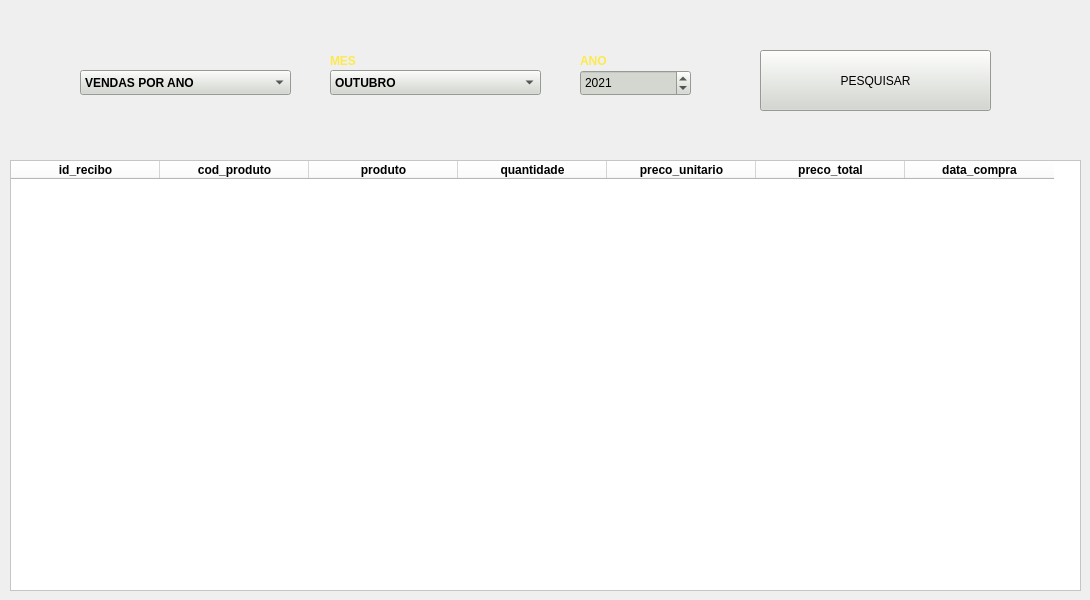
    <widget class="QWidget" name="tab">
     <attribute name="title">
      <string>RELATORIO DE VENDA</string>
     </attribute>
     <widget class="QTableWidget" name="tableWidget_3">
      <property name="geometry">
       <rect>
        <x>10</x>
        <y>160</y>
        <width>1071</width>
        <height>431</height>
       </rect>
      </property>
      <property name="styleSheet">
       <string notr="true">background-color: rgb(255, 255, 255);</string>
      </property>
      <property name="autoScrollMargin">
       <number>20</number>
      </property>
      <attribute name="horizontalHeaderDefaultSectionSize">
       <number>264</number>
      </attribute>
      <column>
       <property name="text">
        <string>fatura_id</string>
       </property>
       <property name="font">
        <font>
         <weight>75</weight>
         <bold>true</bold>
        </font>
       </property>
       <property name="background">
        <color>
         <red>136</red>
         <green>138</green>
         <blue>133</blue>
        </color>
       </property>
       <property name="foreground">
        <brush brushstyle="NoBrush">
         <color alpha="255">
          <red>252</red>
          <green>233</green>
          <blue>79</blue>
         </color>
        </brush>
       </property>
      </column>
      <column>
       <property name="text">
        <string>data</string>
       </property>
       <property name="font">
        <font>
         <weight>75</weight>
         <bold>true</bold>
        </font>
       </property>
       <property name="background">
        <color>
         <red>136</red>
         <green>138</green>
         <blue>133</blue>
        </color>
       </property>
       <property name="foreground">
        <brush brushstyle="NoBrush">
         <color alpha="255">
          <red>252</red>
          <green>233</green>
          <blue>79</blue>
         </color>
        </brush>
       </property>
      </column>
      <column>
       <property name="text">
        <string>forma_pagamento</string>
       </property>
       <property name="font">
        <font>
         <weight>75</weight>
         <bold>true</bold>
        </font>
       </property>
       <property name="background">
        <color>
         <red>136</red>
         <green>138</green>
         <blue>133</blue>
        </color>
       </property>
       <property name="foreground">
        <brush brushstyle="NoBrush">
         <color alpha="255">
          <red>252</red>
          <green>233</green>
          <blue>79</blue>
         </color>
        </brush>
       </property>
      </column>
      <column>
       <property name="text">
        <string>venda_total</string>
       </property>
       <property name="font">
        <font>
         <weight>75</weight>
         <bold>true</bold>
        </font>
       </property>
       <property name="background">
        <color>
         <red>136</red>
         <green>138</green>
         <blue>133</blue>
        </color>
       </property>
       <property name="foreground">
        <brush brushstyle="NoBrush">
         <color alpha="255">
          <red>252</red>
          <green>233</green>
          <blue>79</blue>
         </color>
        </brush>
       </property>
      </column>
     </widget>
     <widget class="QPushButton" name="btPesquisa">
      <property name="geometry">
       <rect>
        <x>760</x>
        <y>50</y>
        <width>231</width>
        <height>61</height>
       </rect>
      </property>
      <property name="styleSheet">
       <string notr="true">background-color: rgb(211, 215, 207);</string>
      </property>
      <property name="text">
       <string>PESQUISAR</string>
      </property>
     </widget>
     <widget class="QComboBox" name="selectVenda">
      <property name="geometry">
       <rect>
        <x>80</x>
        <y>70</y>
        <width>211</width>
        <height>25</height>
       </rect>
      </property>
      <property name="font">
       <font>
        <weight>75</weight>
        <bold>true</bold>
       </font>
      </property>
      <property name="styleSheet">
       <string notr="true">background-color: rgb(211, 215, 207);</string>
      </property>
      <item>
       <property name="text">
        <string>VENDAS POR ANO</string>
       </property>
      </item>
      <item>
       <property name="text">
        <string>VENDAS POR MES</string>
       </property>
      </item>
     </widget>
     <widget class="QComboBox" name="mesRelatorio">
      <property name="geometry">
       <rect>
        <x>330</x>
        <y>70</y>
        <width>211</width>
        <height>25</height>
       </rect>
      </property>
      <property name="font">
       <font>
        <weight>75</weight>
        <bold>true</bold>
        <underline>false</underline>
        <strikeout>false</strikeout>
       </font>
      </property>
      <property name="mouseTracking">
       <bool>false</bool>
      </property>
      <property name="acceptDrops">
       <bool>false</bool>
      </property>
      <property name="statusTip">
       <string/>
      </property>
      <property name="whatsThis">
       <string/>
      </property>
      <property name="accessibleName">
       <string/>
      </property>
      <property name="accessibleDescription">
       <string/>
      </property>
      <property name="layoutDirection">
       <enum>Qt::LeftToRight</enum>
      </property>
      <property name="autoFillBackground">
       <bool>false</bool>
      </property>
      <property name="styleSheet">
       <string notr="true">background-color: rgb(211, 215, 207);</string>
      </property>
      <property name="currentText">
       <string>OUTUBRO</string>
      </property>
      <property name="currentIndex">
       <number>9</number>
      </property>
      <property name="maxVisibleItems">
       <number>10</number>
      </property>
      <property name="minimumContentsLength">
       <number>0</number>
      </property>
      <item>
       <property name="text">
        <string>JANEIRO</string>
       </property>
      </item>
      <item>
       <property name="text">
        <string>FEVEREIRO</string>
       </property>
      </item>
      <item>
       <property name="text">
        <string>MARCO</string>
       </property>
      </item>
      <item>
       <property name="text">
        <string>ABRIL</string>
       </property>
      </item>
      <item>
       <property name="text">
        <string>MAIO</string>
       </property>
      </item>
      <item>
       <property name="text">
        <string>JUNHO</string>
       </property>
      </item>
      <item>
       <property name="text">
        <string>JULHO</string>
       </property>
      </item>
      <item>
       <property name="text">
        <string>AGOSTO</string>
       </property>
      </item>
      <item>
       <property name="text">
        <string>SETEMBRO</string>
       </property>
      </item>
      <item>
       <property name="text">
        <string>OUTUBRO</string>
       </property>
      </item>
      <item>
       <property name="text">
        <string>NOVEMBRO</string>
       </property>
      </item>
      <item>
       <property name="text">
        <string>DEZEMBRO</string>
       </property>
      </item>
     </widget>
     <widget class="QDateEdit" name="anoRelatorio">
      <property name="geometry">
       <rect>
        <x>580</x>
        <y>70</y>
        <width>111</width>
        <height>26</height>
       </rect>
      </property>
      <property name="styleSheet">
       <string notr="true">background-color: rgb(211, 215, 207);</string>
      </property>
      <property name="inputMethodHints">
       <set>Qt::ImhNone</set>
      </property>
      <property name="dateTime">
       <datetime>
        <hour>0</hour>
        <minute>0</minute>
        <second>0</second>
        <year>2021</year>
        <month>1</month>
        <day>1</day>
       </datetime>
      </property>
      <property name="minimumDate">
       <date>
        <year>1752</year>
        <month>9</month>
        <day>14</day>
       </date>
      </property>
      <property name="currentSection">
       <enum>QDateTimeEdit::YearSection</enum>
      </property>
      <property name="displayFormat">
       <string>yyyy</string>
      </property>
      <property name="calendarPopup">
       <bool>false</bool>
      </property>
      <property name="currentSectionIndex">
       <number>0</number>
      </property>
     </widget>
     <widget class="QLabel" name="label_14">
      <property name="geometry">
       <rect>
        <x>330</x>
        <y>50</y>
        <width>111</width>
        <height>21</height>
       </rect>
      </property>
      <property name="font">
       <font>
        <weight>75</weight>
        <bold>true</bold>
       </font>
      </property>
      <property name="styleSheet">
       <string notr="true">color: rgb(252, 233, 79);</string>
      </property>
      <property name="text">
       <string>MES</string>
      </property>
     </widget>
     <widget class="QLabel" name="label_15">
      <property name="geometry">
       <rect>
        <x>580</x>
        <y>50</y>
        <width>111</width>
        <height>21</height>
       </rect>
      </property>
      <property name="font">
       <font>
        <weight>75</weight>
        <bold>true</bold>
       </font>
      </property>
      <property name="styleSheet">
       <string notr="true">color: rgb(252, 233, 79);</string>
      </property>
      <property name="text">
       <string>ANO</string>
      </property>
     </widget>
     <widget class="QTableWidget" name="tableWidget_4">
      <property name="geometry">
       <rect>
        <x>10</x>
        <y>160</y>
        <width>1071</width>
        <height>431</height>
       </rect>
      </property>
      <property name="styleSheet">
       <string notr="true">background-color: rgb(255, 255, 255);</string>
      </property>
      <attribute name="horizontalHeaderDefaultSectionSize">
       <number>149</number>
      </attribute>
      <column>
       <property name="text">
        <string>id_recibo</string>
       </property>
       <property name="font">
        <font>
         <weight>75</weight>
         <bold>true</bold>
        </font>
       </property>
       <property name="background">
        <color>
         <red>136</red>
         <green>138</green>
         <blue>133</blue>
        </color>
       </property>
       <property name="foreground">
        <brush brushstyle="NoBrush">
         <color alpha="255">
          <red>252</red>
          <green>233</green>
          <blue>79</blue>
         </color>
        </brush>
       </property>
      </column>
      <column>
       <property name="text">
        <string>cod_produto</string>
       </property>
       <property name="font">
        <font>
         <weight>75</weight>
         <bold>true</bold>
        </font>
       </property>
       <property name="background">
        <color>
         <red>136</red>
         <green>138</green>
         <blue>133</blue>
        </color>
       </property>
       <property name="foreground">
        <brush brushstyle="NoBrush">
         <color alpha="255">
          <red>252</red>
          <green>233</green>
          <blue>79</blue>
         </color>
        </brush>
       </property>
      </column>
      <column>
       <property name="text">
        <string>produto</string>
       </property>
       <property name="font">
        <font>
         <weight>75</weight>
         <bold>true</bold>
        </font>
       </property>
       <property name="background">
        <color>
         <red>136</red>
         <green>138</green>
         <blue>133</blue>
        </color>
       </property>
       <property name="foreground">
        <brush brushstyle="NoBrush">
         <color alpha="255">
          <red>252</red>
          <green>233</green>
          <blue>79</blue>
         </color>
        </brush>
       </property>
      </column>
      <column>
       <property name="text">
        <string>quantidade</string>
       </property>
       <property name="font">
        <font>
         <weight>75</weight>
         <bold>true</bold>
        </font>
       </property>
       <property name="background">
        <color>
         <red>136</red>
         <green>138</green>
         <blue>133</blue>
        </color>
       </property>
       <property name="foreground">
        <brush brushstyle="NoBrush">
         <color alpha="255">
          <red>252</red>
          <green>233</green>
          <blue>79</blue>
         </color>
        </brush>
       </property>
      </column>
      <column>
       <property name="text">
        <string>preco_unitario</string>
       </property>
       <property name="font">
        <font>
         <weight>75</weight>
         <bold>true</bold>
        </font>
       </property>
       <property name="background">
        <color>
         <red>136</red>
         <green>138</green>
         <blue>133</blue>
        </color>
       </property>
       <property name="foreground">
        <brush brushstyle="NoBrush">
         <color alpha="255">
          <red>252</red>
          <green>233</green>
          <blue>79</blue>
         </color>
        </brush>
       </property>
      </column>
      <column>
       <property name="text">
        <string>preco_total</string>
       </property>
       <property name="font">
        <font>
         <weight>75</weight>
         <bold>true</bold>
        </font>
       </property>
       <property name="background">
        <color>
         <red>136</red>
         <green>138</green>
         <blue>133</blue>
        </color>
       </property>
       <property name="foreground">
        <brush brushstyle="NoBrush">
         <color alpha="255">
          <red>252</red>
          <green>233</green>
          <blue>79</blue>
         </color>
        </brush>
       </property>
      </column>
      <column>
       <property name="text">
        <string>data_compra</string>
       </property>
       <property name="font">
        <font>
         <weight>75</weight>
         <bold>true</bold>
        </font>
       </property>
       <property name="background">
        <color>
         <red>136</red>
         <green>138</green>
         <blue>133</blue>
        </color>
       </property>
       <property name="foreground">
        <brush brushstyle="NoBrush">
         <color alpha="255">
          <red>252</red>
          <green>233</green>
          <blue>79</blue>
         </color>
        </brush>
       </property>
      </column>
     </widget>
    </widget>
